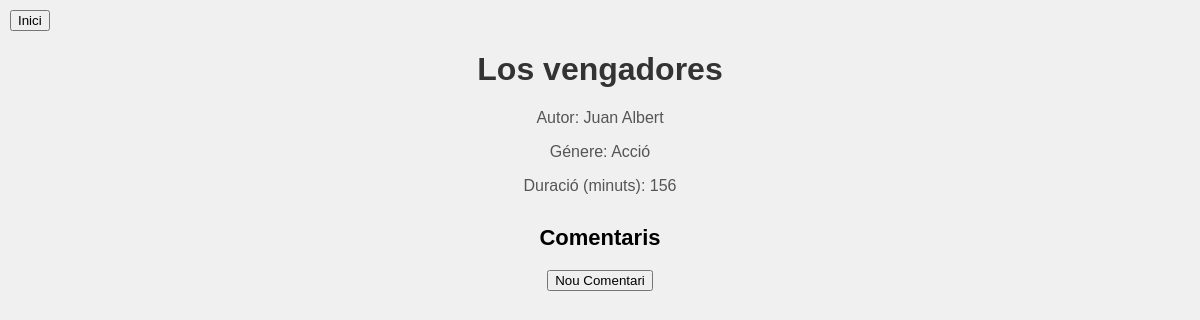
/film/5/, run on the app's committed database.
### films/models.py (models this page shows, shortened)
class Film(models.Model):
    title = models.CharField(max_length=100)
    author = models.CharField(max_length=100)
    genre = models.CharField(max_length=100, blank=True, null=True)
    duration = models.IntegerField()

### films/views.py (the view)
# urls.py: path('film/<int:pk>/', book_detail, name='book_detail'),
def book_detail(request, pk):
    book = get_object_or_404(Film, pk=pk)
    return render(request, 'detail_film.html', {'book': book})

### templates/detail_film.html (shortened to what this page needs)
{% load static %}
    <link rel="stylesheet" type="text/css" href="{% static 'detail_film.css' %}">
<a href="{% url 'book_list' %}"><button>Inici</button></a>
<h1>{{ book.title }}</h1>
<p>Autor: {{ book.author }}</p>
<p>Génere: {{ book.genre }}</p>
<p>Duració (minuts): {{ book.duration }}</p>
<h2>Comentaris</h2>
<div class="button-container">
    <a href="{% url 'review_create' pk=book.pk %}">
        <button>Nou Comentari</button>
    </a>
</div>

### static/detail_film.css (style rules this page uses)
h1 { text-align: center; margin-top: 20px; color: #333; }
p { text-align: center; color: #555; }
h2 { text-align: center; margin-top: 30px; font-size: 22px; }
.button-container { display: flex; justify-content: center; }

### data on the page
Film: title "Los vengadores", author "Juan Albert", genre "Acció", duration "156"
